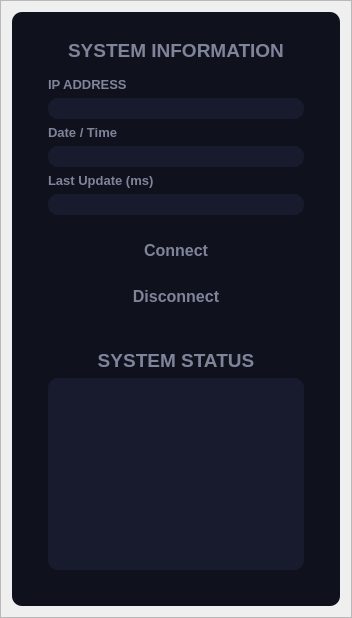
        <widget class="QFrame" name="frame_4">
         <property name="frameShape">
          <enum>QFrame::StyledPanel</enum>
         </property>
         <property name="frameShadow">
          <enum>QFrame::Raised</enum>
         </property>
         <layout class="QVBoxLayout" name="verticalLayout_3">
          <item>
           <widget class="QWidget" name="widget" native="true">
            <property name="styleSheet">
             <string notr="true">background: #0f111d;
border-radius: 10px;
color: #7f849a;</string>
            </property>
            <layout class="QVBoxLayout" name="verticalLayout_2">
             <item>
              <widget class="QFrame" name="frame_5">
               <property name="frameShape">
                <enum>QFrame::NoFrame</enum>
               </property>
               <property name="frameShadow">
                <enum>QFrame::Raised</enum>
               </property>
               <layout class="QGridLayout" name="gridLayout_9">
                <item row="3" column="0">
                 <widget class="QFrame" name="frame_10">
                  <property name="frameShape">
                   <enum>QFrame::NoFrame</enum>
                  </property>
                  <property name="frameShadow">
                   <enum>QFrame::Plain</enum>
                  </property>
                  <layout class="QVBoxLayout" name="verticalLayout_11">
                   <item>
                    <widget class="QWidget" name="widget" native="true">
                     <layout class="QVBoxLayout" name="verticalLayout_10">
                      <item>
                       <widget class="QLabel" name="label">
                        <property name="sizePolicy">
                         <sizepolicy hsizetype="Preferred" vsizetype="Maximum">
                          <horstretch>0</horstretch>
                          <verstretch>0</verstretch>
                         </sizepolicy>
                        </property>
                        <property name="font">
                         <font>
                          <pointsize>14</pointsize>
                          <weight>75</weight>
                          <bold>true</bold>
                         </font>
                        </property>
                        <property name="styleSheet">
                         <string notr="true">color: #7f849a;</string>
                        </property>
                        <property name="text">
                         <string>SYSTEM STATUS</string>
                        </property>
                        <property name="alignment">
                         <set>Qt::AlignCenter</set>
                        </property>
                       </widget>
                      </item>
                      <item>
                       <widget class="QPlainTextEdit" name="statusbox">
                        <property name="sizePolicy">
                         <sizepolicy hsizetype="MinimumExpanding" vsizetype="Minimum">
                          <horstretch>0</horstretch>
                          <verstretch>0</verstretch>
                         </sizepolicy>
                        </property>
                        <property name="font">
                         <font>
                          <pointsize>16</pointsize>
                         </font>
                        </property>
                        <property name="styleSheet">
                         <string notr="true">background: #181b2e;
border-radius: 10px;
color: #7f849a;</string>
                        </property>
                       </widget>
                      </item>
                     </layout>
                    </widget>
                   </item>
                  </layout>
                 </widget>
                </item>
                <item row="0" column="0">
                 <widget class="QFrame" name="frame_11">
                  <property name="sizePolicy">
                   <sizepolicy hsizetype="Preferred" vsizetype="Maximum">
                    <horstretch>0</horstretch>
                    <verstretch>0</verstretch>
                   </sizepolicy>
                  </property>
                  <property name="frameShape">
                   <enum>QFrame::NoFrame</enum>
                  </property>
                  <property name="frameShadow">
                   <enum>QFrame::Raised</enum>
                  </property>
                  <layout class="QGridLayout" name="gridLayout_15">
                   <item row="2" column="0">
                    <widget class="QPushButton" name="connect_btn">
                     <property name="sizePolicy">
                      <sizepolicy hsizetype="Minimum" vsizetype="Fixed">
                       <horstretch>0</horstretch>
                       <verstretch>0</verstretch>
                      </sizepolicy>
                     </property>
                     <property name="minimumSize">
                      <size>
                       <width>0</width>
                       <height>40</height>
                      </size>
                     </property>
                     <property name="font">
                      <font>
                       <pointsize>12</pointsize>
                       <weight>75</weight>
                       <bold>true</bold>
                       <underline>false</underline>
                       <strikeout>false</strikeout>
                      </font>
                     </property>
                     <property name="styleSheet">
                      <string notr="true">display:inline-block;
border:0.1em solid black;
margin:0 0.3em 0.3em 0;
border-radius:0.12em;
box-sizing: border-box;
text-decoration:none;
text-align:center;
transition: all 0.2s;
color: #7f849a</string>
                     </property>
                     <property name="text">
                      <string>Connect</string>
                     </property>
                    </widget>
                   </item>
                   <item row="1" column="0">
                    <widget class="QWidget" name="widget" native="true">
                     <layout class="QGridLayout" name="gridLayout_8">
                      <item row="2" column="0">
                       <widget class="QLabel" name="date_time_label">
                        <property name="font">
                         <font>
                          <pointsize>10</pointsize>
                          <weight>75</weight>
                          <bold>true</bold>
                         </font>
                        </property>
                        <property name="styleSheet">
                         <string notr="true">color: #7f849a;</string>
                        </property>
                        <property name="text">
                         <string>Date / Time</string>
                        </property>
                       </widget>
                      </item>
                      <item row="4" column="0">
                       <widget class="QLabel" name="last_update_label">
                        <property name="font">
                         <font>
                          <pointsize>10</pointsize>
                          <weight>75</weight>
                          <bold>true</bold>
                         </font>
                        </property>
                        <property name="styleSheet">
                         <string notr="true">color: #7f849a;</string>
                        </property>
                        <property name="text">
                         <string>Last Update (ms)</string>
                        </property>
                       </widget>
                      </item>
                      <item row="0" column="0">
                       <widget class="QLabel" name="IP_address_label">
                        <property name="font">
                         <font>
                          <pointsize>10</pointsize>
                          <weight>75</weight>
                          <bold>true</bold>
                         </font>
                        </property>
                        <property name="styleSheet">
                         <string notr="true">color: #7f849a;</string>
                        </property>
                        <property name="text">
                         <string>IP ADDRESS</string>
                        </property>
                       </widget>
                      </item>
                      <item row="1" column="0">
                       <widget class="QLineEdit" name="IPaddress">
                        <property name="sizePolicy">
                         <sizepolicy hsizetype="Preferred" vsizetype="Fixed">
                          <horstretch>0</horstretch>
                          <verstretch>0</verstretch>
                         </sizepolicy>
                        </property>
                        <property name="font">
                         <font>
                          <family>Consolas</family>
                          <pointsize>12</pointsize>
                         </font>
                        </property>
                        <property name="styleSheet">
                         <string notr="true">background: #181b2e;
border-radius: 10px;
color: #7f849a;</string>
                        </property>
                       </widget>
                      </item>
                      <item row="3" column="0">
                       <widget class="QLineEdit" name="date_time">
                        <property name="sizePolicy">
                         <sizepolicy hsizetype="Preferred" vsizetype="Fixed">
                          <horstretch>0</horstretch>
                          <verstretch>0</verstretch>
                         </sizepolicy>
                        </property>
                        <property name="font">
                         <font>
                          <family>Consolas</family>
                          <pointsize>12</pointsize>
                         </font>
                        </property>
                        <property name="styleSheet">
                         <string notr="true">background: #181b2e;
border-radius: 10px;
color: #7f849a;</string>
                        </property>
                       </widget>
                      </item>
                      <item row="5" column="0">
                       <widget class="QLineEdit" name="last_update">
                        <property name="sizePolicy">
                         <sizepolicy hsizetype="Preferred" vsizetype="Fixed">
                          <horstretch>0</horstretch>
                          <verstretch>0</verstretch>
                         </sizepolicy>
                        </property>
                        <property name="font">
                         <font>
                          <family>Consolas</family>
                          <pointsize>12</pointsize>
                         </font>
                        </property>
                        <property name="styleSheet">
                         <string notr="true">background: #181b2e;
border-radius: 10px;
color: #7f849a;</string>
                        </property>
                       </widget>
                      </item>
                     </layout>
                    </widget>
                   </item>
                   <item row="3" column="0">
                    <widget class="QPushButton" name="disconnect_btn">
                     <property name="sizePolicy">
                      <sizepolicy hsizetype="Minimum" vsizetype="Fixed">
                       <horstretch>0</horstretch>
                       <verstretch>0</verstretch>
                      </sizepolicy>
                     </property>
                     <property name="minimumSize">
                      <size>
                       <width>0</width>
                       <height>40</height>
                      </size>
                     </property>
                     <property name="font">
                      <font>
                       <pointsize>12</pointsize>
                       <weight>75</weight>
                       <bold>true</bold>
                       <underline>false</underline>
                       <strikeout>false</strikeout>
                      </font>
                     </property>
                     <property name="styleSheet">
                      <string notr="true">display:inline-block;
border:0.1em solid black;
margin:0 0.3em 0.3em 0;
border-radius:0.12em;
box-sizing: border-box;
text-decoration:none;
text-align:center;
transition: all 0.2s;
color: #7f849a</string>
                     </property>
                     <property name="text">
                      <string>Disconnect</string>
                     </property>
                    </widget>
                   </item>
                   <item row="0" column="0">
                    <widget class="QLabel" name="label_2">
                     <property name="sizePolicy">
                      <sizepolicy hsizetype="Preferred" vsizetype="Maximum">
                       <horstretch>0</horstretch>
                       <verstretch>0</verstretch>
                      </sizepolicy>
                     </property>
                     <property name="font">
                      <font>
                       <pointsize>14</pointsize>
                       <weight>75</weight>
                       <bold>true</bold>
                      </font>
                     </property>
                     <property name="styleSheet">
                      <string notr="true">color: #7f849a;</string>
                     </property>
                     <property name="text">
                      <string>SYSTEM INFORMATION</string>
                     </property>
                     <property name="alignment">
                      <set>Qt::AlignCenter</set>
                     </property>
                    </widget>
                   </item>
                  </layout>
                 </widget>
                </item>
               </layout>
              </widget>
             </item>
            </layout>
           </widget>
          </item>
         </layout>
        </widget>
